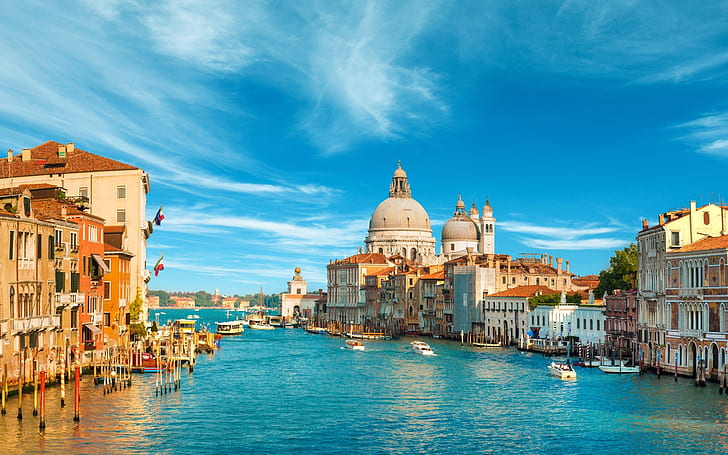
#> input picture OpenCv_testes/LearningOpenCV/1-imagem/veneza.jpg, 728 x 455 px, found by its file name
$ python teste_read-show-write.py
#> lines starting #> are read from the running program, lines starting #| are printed output that depends on the picture
#!/usr/bin/env python

# Felipe de Paula Gabriel

# imread('path do arquivo', int(como_ler_a_imagem)) -> 1 e o padrao
# imshow('nome da janela', variavel_da_imagem)
    # waitKey(int(tempo_em_milissegundos)) -> se for 0, espera ate q uma tecla seja pressionada
# imwrite('nome do arquivo', variavel_da_imagem)

import cv2
import sys

# le a imagem escala de cinza
img = cv2.imread("/home/felipe/Hawkings/OpenCV/OpenCv_testes/LearningOpenCV/1-imagem/veneza.jpg",2)
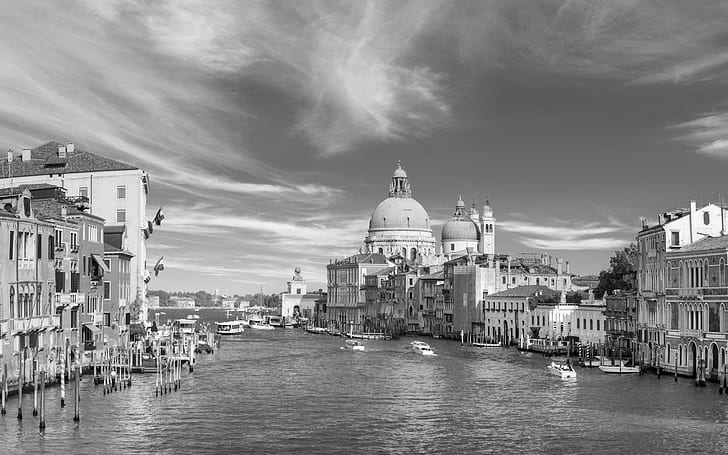
#> img: shape (455, 728); min 0, max 255, mean 136.8
if img is None: # verifica se foi possivel ler
    sys.exit("Could not read the image.")
else:
    cv2.imshow('Display window', img) # mostra em uma outra janela
    k = cv2.waitKey(0) # espera ate que uma tecla seja pressionada (e armazena em k)
#> (key Esc is pressed here)
    # cv2.destroyAllWindows()
    if k == ord('s'): # se a tecla pressionada for 's'
        print("Salvando imagem em .png")
        cv2.imwrite('veneza.png', img) # gera um arquivo de imagem com a que foi lida
    else:
        print("A imagem nao sera salva")

cv2.destroyAllWindows()
